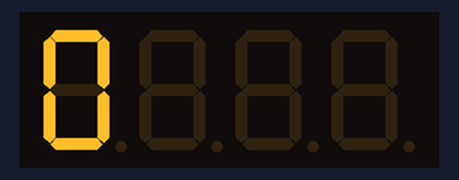
Bench run of a sketch on a simulated ESP32. Parts: 4-digit seven-segment display. Wiring (from diagram.json): 4-digit 7-segment display, segments lit when LOW: segments GPIO 21, GPIO 22, GPIO 4, GPIO 15, GPIO 2, GPIO 19, GPIO 18; digit selects GPIO 12, GPIO 14, GPIO 27, GPIO 26. The segment pins are drawn as the display they are named for.

Above: at 0.2 s.
At 3.1 s:
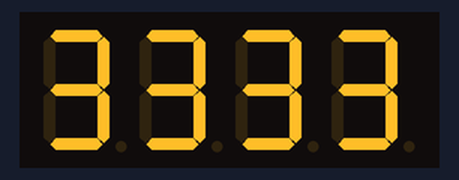
At 6.1 s:
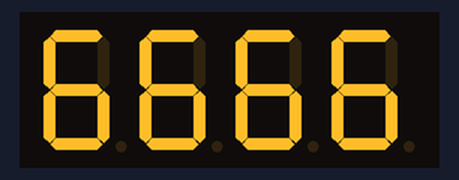
At 10.1 s:
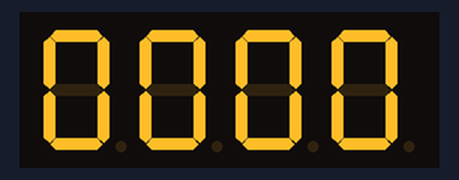
At 19.1 s:
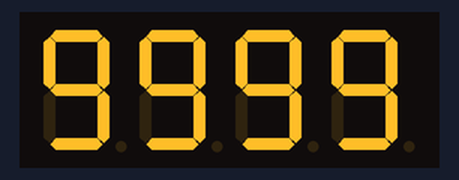
At 38.1 s:
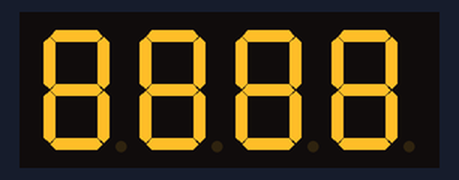

Measured:
- what the display in image 0 shows lasts 0.9 s, from 0.2 s to 1.1 s
- what the display in image 1 shows lasts 1.0 s, from 3.1 s to 4.1 s

The sketch:

sketch.ino
```cpp
int arr[]={21,22,4,15,2,19,18};
int segCode[10][8] = {
{ 1, 1, 1, 1, 1, 1, 0, 0}, //Decimal Digit  0
{ 0, 1, 1, 0, 0, 0, 0, 0}, //Decimal Digit 1
{ 1, 1, 0, 1, 1, 0, 1, 0}, //Decimal Digit 2
{ 1, 1, 1, 1, 0, 0, 1, 0}, //Decimal Digit 3
{ 0, 1, 1, 0, 0, 1, 1, 0}, //Decimal Digit 4
{ 1, 0, 1, 1, 0, 1, 1, 0}, //Decimal Digit 5
{ 1, 0, 1, 1, 1, 1, 1, 0}, //Decimal Digit  6
{ 1, 1, 1, 0, 0, 0, 0, 0}, //Decimal Digit 7
{ 1, 1, 1, 1, 1, 1, 1, 0}, //Decimal Digit 8
{ 1, 1, 1, 1, 0, 1, 1, 0} //Decimal Digit 9
};
int dig[]={12,14,27,26};
int selected=0;
int selectdig=0;
void setup() {
  for(int i=0;i<7;i++){
    pinMode(arr[i], OUTPUT);
  }
  for(int i=0;i<4;i++){
    pinMode(dig[i], OUTPUT);
  }
}

void loop() {
  for(int i=0;i<7;i++){
    digitalWrite(arr[i], HIGH);
  }
  digitalWrite(dig[selectdig], HIGH);
  for(int i=0;i<7;i++){
    if(segCode[selected][i]==1)
    digitalWrite(arr[i], LOW);
  }
  selected++;
  selected%=10;
  selectdig++;
  selectdig%=4;
  delay(1000);
}
```
